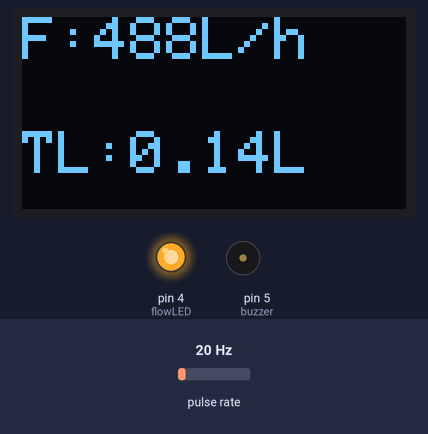
Simulated run of this sketch. Board: Arduino Uno, built with avr-gcc and run on an emulated ATmega328P. Parts: 128×64 one-colour display, output pins drawn as LEDs (lit = HIGH), buzzer (waves = sounding, pin HIGH). Wiring (inferred from the names in the program): pulse sensor: data pin 2. Inputs (shaded band) come from the test bench; at power-on: pulse rate 20 Hz. What the sketch prints to the serial monitor is not drawn.

Above: at 3.6 s.
3.7 s: pulse rate (sensor on pin 2) set to 4 Hz
At 5.6 s:
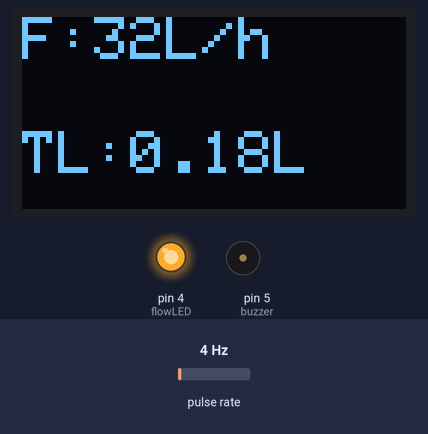
6.5 s: pulse rate (sensor on pin 2) set to 50 Hz
At 7.8 s:
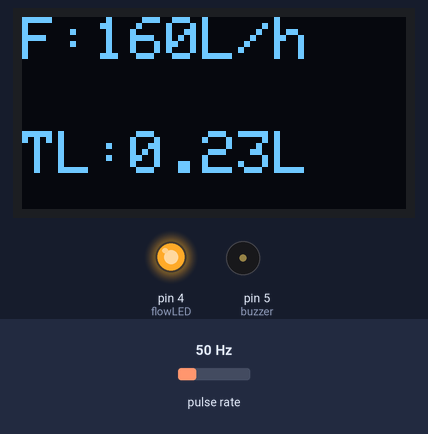
9.5 s: pulse rate (sensor on pin 2) set to 100 Hz
At 10.6 s:
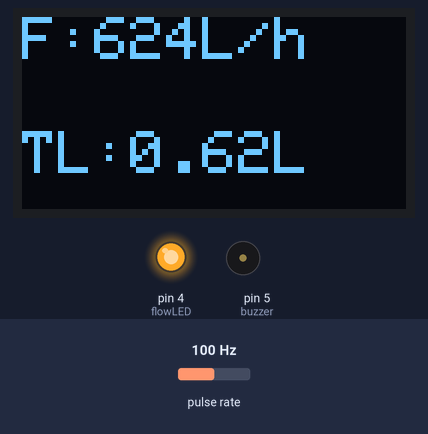
Timing chart, 0 to 12.5 s (numbered marks = the images above; inputs shaded):
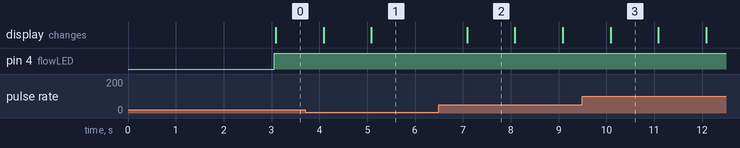

Measured:
- what the display in image 2 shows lasts 1.0 s, from 7.1 s to 8.1 s

The sketch:

WATERFLOWSENSOR.ino
```cpp
 #include <Wire.h>
#include <Adafruit_GFX.h>
#include <Adafruit_SSD1306.h>

// OLED config
#define SCREEN_WIDTH 128
#define SCREEN_HEIGHT 64
#define OLED_RESET -1
Adafruit_SSD1306 display(SCREEN_WIDTH, SCREEN_HEIGHT, &Wire, OLED_RESET);

// Flow sensor
volatile int flow_frequency;
unsigned int l_hour;
float total_liters = 0.0;
const unsigned char flowsensor = 2;
unsigned long currentTime;
unsigned long cloopTime;
unsigned long lastFlowTime = 0;

// LED and buzzer
const int flowLED = 4;
const int buzzer = 5;

// Interrupt handler for flow sensor
void flow() {
  flow_frequency++;
}

void setup() {
  pinMode(flowsensor, INPUT);
  digitalWrite(flowsensor, HIGH);
  attachInterrupt(digitalPinToInterrupt(flowsensor), flow, RISING);

  pinMode(flowLED, OUTPUT);
  pinMode(buzzer, OUTPUT);

  Serial.begin(9600);

  // Initialize OLED
  if (!display.begin(SSD1306_SWITCHCAPVCC, 0x3C)) {
    Serial.println(F("SSD1306 allocation failed"));
    while (true); // halt
  }

  display.clearDisplay();
  display.setTextSize(2);
  display.setTextColor(WHITE);
  display.setCursor(40, 20);
  display.println("FLOW");
  display.setCursor(20, 45);
  display.println("MONITOR");
  display.display();
  delay(2000);
  display.clearDisplay();

  currentTime = millis();
  cloopTime = currentTime;
  lastFlowTime = currentTime;
}

void loop() {
  currentTime = millis();

  if (currentTime >= (cloopTime + 1000)) {
    cloopTime = currentTime;

    // Calculate flow rate in L/h
    l_hour = (flow_frequency * 60) / 7.5;
    float l_per_sec = l_hour / 3600.0;
    total_liters += l_per_sec;

    // Check for flow activity
    if (flow_frequency > 0) {
      lastFlowTime = currentTime;
    }
    flow_frequency = 0;

    Serial.print("Flow: ");
    Serial.print(l_hour);
    Serial.print(" L/h | Total: ");
    Serial.print(total_liters, 2);
    Serial.println(" L");

    // Determine if flow has stopped
    bool noFlow = (currentTime - lastFlowTime) > 10000;

    display.clearDisplay();

    if (noFlow) {
      digitalWrite(buzzer, HIGH);

      display.setTextSize(2);
      display.setTextColor(WHITE);
      display.setCursor(20, 20);
      display.println("NO FLOW");
      display.setCursor(25, 45);
      display.println("ALERT!");
    } else {
      digitalWrite(buzzer, LOW);

      display.setTextSize(2);
      display.setTextColor(WHITE);
      display.setCursor(0, 0);
      display.print("F:");
      display.print(l_hour);
      display.println("L/h");

      display.setCursor(0, 38);
      display.print("TL:");
      display.print(total_liters, 2);
      display.println("L");
    }

    // LED ON if flow is happening, else OFF
    digitalWrite(flowLED, (l_hour > 0) ? HIGH : LOW);

    display.display();
  }
}
```
